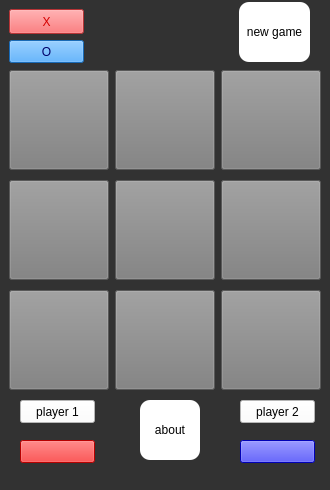
<?xml version="1.0" encoding="UTF-8"?>
<ui version="4.0">
 <class>w_1</class>
 <widget class="QMainWindow" name="w_1">
  <property name="geometry">
   <rect>
    <x>0</x>
    <y>0</y>
    <width>330</width>
    <height>490</height>
   </rect>
  </property>
  <property name="sizePolicy">
   <sizepolicy hsizetype="Preferred" vsizetype="MinimumExpanding">
    <horstretch>0</horstretch>
    <verstretch>0</verstretch>
   </sizepolicy>
  </property>
  <property name="minimumSize">
   <size>
    <width>330</width>
    <height>490</height>
   </size>
  </property>
  <property name="maximumSize">
   <size>
    <width>330</width>
    <height>510</height>
   </size>
  </property>
  <property name="windowTitle">
   <string>MainWindow</string>
  </property>
  <property name="styleSheet">
   <string notr="true">background-color: rgb(50, 50, 50);</string>
  </property>
  <widget class="QWidget" name="centralwidget">
   <widget class="QPushButton" name="btn_2">
    <property name="geometry">
     <rect>
      <x>115</x>
      <y>70</y>
      <width>100</width>
      <height>100</height>
     </rect>
    </property>
    <property name="sizePolicy">
     <sizepolicy hsizetype="Minimum" vsizetype="Expanding">
      <horstretch>0</horstretch>
      <verstretch>0</verstretch>
     </sizepolicy>
    </property>
    <property name="font">
     <font>
      <pointsize>30</pointsize>
     </font>
    </property>
    <property name="styleSheet">
     <string notr="true">background-color: rgb(125, 125, 125);</string>
    </property>
    <property name="text">
     <string/>
    </property>
   </widget>
   <widget class="QPushButton" name="btn_7">
    <property name="geometry">
     <rect>
      <x>221</x>
      <y>290</y>
      <width>100</width>
      <height>100</height>
     </rect>
    </property>
    <property name="sizePolicy">
     <sizepolicy hsizetype="Minimum" vsizetype="Expanding">
      <horstretch>0</horstretch>
      <verstretch>0</verstretch>
     </sizepolicy>
    </property>
    <property name="font">
     <font>
      <pointsize>30</pointsize>
     </font>
    </property>
    <property name="styleSheet">
     <string notr="true">background-color: rgb(125, 125, 125);</string>
    </property>
    <property name="text">
     <string/>
    </property>
   </widget>
   <widget class="QPushButton" name="btn_1">
    <property name="geometry">
     <rect>
      <x>221</x>
      <y>70</y>
      <width>100</width>
      <height>100</height>
     </rect>
    </property>
    <property name="sizePolicy">
     <sizepolicy hsizetype="Minimum" vsizetype="Expanding">
      <horstretch>0</horstretch>
      <verstretch>0</verstretch>
     </sizepolicy>
    </property>
    <property name="font">
     <font>
      <pointsize>30</pointsize>
     </font>
    </property>
    <property name="styleSheet">
     <string notr="true">background-color: rgb(125, 125, 125);</string>
    </property>
    <property name="text">
     <string/>
    </property>
   </widget>
   <widget class="QPushButton" name="btn_5">
    <property name="geometry">
     <rect>
      <x>115</x>
      <y>180</y>
      <width>100</width>
      <height>100</height>
     </rect>
    </property>
    <property name="sizePolicy">
     <sizepolicy hsizetype="Minimum" vsizetype="Expanding">
      <horstretch>0</horstretch>
      <verstretch>0</verstretch>
     </sizepolicy>
    </property>
    <property name="font">
     <font>
      <pointsize>30</pointsize>
     </font>
    </property>
    <property name="styleSheet">
     <string notr="true">background-color: rgb(125, 125, 125);</string>
    </property>
    <property name="text">
     <string/>
    </property>
   </widget>
   <widget class="QPushButton" name="btn_9">
    <property name="geometry">
     <rect>
      <x>9</x>
      <y>290</y>
      <width>100</width>
      <height>100</height>
     </rect>
    </property>
    <property name="sizePolicy">
     <sizepolicy hsizetype="Minimum" vsizetype="Expanding">
      <horstretch>0</horstretch>
      <verstretch>0</verstretch>
     </sizepolicy>
    </property>
    <property name="font">
     <font>
      <pointsize>30</pointsize>
     </font>
    </property>
    <property name="styleSheet">
     <string notr="true">background-color: rgb(125, 125, 125);</string>
    </property>
    <property name="text">
     <string/>
    </property>
   </widget>
   <widget class="QPushButton" name="btn_8">
    <property name="geometry">
     <rect>
      <x>115</x>
      <y>290</y>
      <width>100</width>
      <height>100</height>
     </rect>
    </property>
    <property name="sizePolicy">
     <sizepolicy hsizetype="Minimum" vsizetype="Expanding">
      <horstretch>0</horstretch>
      <verstretch>0</verstretch>
     </sizepolicy>
    </property>
    <property name="font">
     <font>
      <pointsize>30</pointsize>
     </font>
    </property>
    <property name="styleSheet">
     <string notr="true">background-color: rgb(125, 125, 125);</string>
    </property>
    <property name="text">
     <string/>
    </property>
   </widget>
   <widget class="QPushButton" name="btn_6">
    <property name="geometry">
     <rect>
      <x>9</x>
      <y>180</y>
      <width>100</width>
      <height>100</height>
     </rect>
    </property>
    <property name="sizePolicy">
     <sizepolicy hsizetype="Minimum" vsizetype="Expanding">
      <horstretch>0</horstretch>
      <verstretch>0</verstretch>
     </sizepolicy>
    </property>
    <property name="font">
     <font>
      <pointsize>30</pointsize>
     </font>
    </property>
    <property name="styleSheet">
     <string notr="true">background-color: rgb(125, 125, 125);</string>
    </property>
    <property name="text">
     <string/>
    </property>
   </widget>
   <widget class="QPushButton" name="btn_4">
    <property name="geometry">
     <rect>
      <x>221</x>
      <y>180</y>
      <width>100</width>
      <height>100</height>
     </rect>
    </property>
    <property name="sizePolicy">
     <sizepolicy hsizetype="Minimum" vsizetype="Expanding">
      <horstretch>0</horstretch>
      <verstretch>0</verstretch>
     </sizepolicy>
    </property>
    <property name="font">
     <font>
      <pointsize>30</pointsize>
     </font>
    </property>
    <property name="styleSheet">
     <string notr="true">background-color: rgb(125, 125, 125);</string>
    </property>
    <property name="text">
     <string/>
    </property>
   </widget>
   <widget class="QPushButton" name="btn_3">
    <property name="geometry">
     <rect>
      <x>9</x>
      <y>70</y>
      <width>100</width>
      <height>100</height>
     </rect>
    </property>
    <property name="sizePolicy">
     <sizepolicy hsizetype="Minimum" vsizetype="Expanding">
      <horstretch>0</horstretch>
      <verstretch>0</verstretch>
     </sizepolicy>
    </property>
    <property name="font">
     <font>
      <pointsize>30</pointsize>
     </font>
    </property>
    <property name="styleSheet">
     <string notr="true">background-color: rgb(125, 125, 125);</string>
    </property>
    <property name="text">
     <string/>
    </property>
   </widget>
   <widget class="QPushButton" name="x">
    <property name="geometry">
     <rect>
      <x>9</x>
      <y>9</y>
      <width>75</width>
      <height>25</height>
     </rect>
    </property>
    <property name="styleSheet">
     <string notr="true">background-color: rgb(255, 255, 255);
background-color: rgb(255, 73, 76);

font: 75 8pt &quot;MRT_Thameen DemiBold&quot;;
color: rgb(213, 0, 0);</string>
    </property>
    <property name="text">
     <string>X</string>
    </property>
   </widget>
   <widget class="QPushButton" name="o_2">
    <property name="geometry">
     <rect>
      <x>9</x>
      <y>40</y>
      <width>75</width>
      <height>23</height>
     </rect>
    </property>
    <property name="styleSheet">
     <string notr="true">background-color: rgb(255, 255, 255);
background-color: rgb(35, 149, 255);
color: rgb(0, 0, 104);</string>
    </property>
    <property name="text">
     <string>O</string>
    </property>
   </widget>
   <widget class="QPushButton" name="n_g">
    <property name="enabled">
     <bool>true</bool>
    </property>
    <property name="geometry">
     <rect>
      <x>239</x>
      <y>2</y>
      <width>71</width>
      <height>60</height>
     </rect>
    </property>
    <property name="styleSheet">
     <string notr="true">background-color: rgb(255, 255, 255);
color: rgb(0, 0, 0);
 border-width:5px;

 border-radius:10px;</string>
    </property>
    <property name="text">
     <string>new game</string>
    </property>
   </widget>
   <widget class="QPushButton" name="player">
    <property name="geometry">
     <rect>
      <x>20</x>
      <y>400</y>
      <width>75</width>
      <height>23</height>
     </rect>
    </property>
    <property name="styleSheet">
     <string notr="true">background-color: rgb(255, 255, 255);</string>
    </property>
    <property name="text">
     <string>player 1</string>
    </property>
   </widget>
   <widget class="QPushButton" name="player_1">
    <property name="geometry">
     <rect>
      <x>20</x>
      <y>440</y>
      <width>75</width>
      <height>23</height>
     </rect>
    </property>
    <property name="styleSheet">
     <string notr="true">font: 8pt &quot;MV Boli&quot;;
background-color: rgb(255, 0, 0);</string>
    </property>
    <property name="text">
     <string/>
    </property>
   </widget>
   <widget class="QPushButton" name="pushButton_4">
    <property name="geometry">
     <rect>
      <x>240</x>
      <y>400</y>
      <width>75</width>
      <height>23</height>
     </rect>
    </property>
    <property name="styleSheet">
     <string notr="true">background-color: rgb(255, 255, 255);</string>
    </property>
    <property name="text">
     <string>player 2</string>
    </property>
   </widget>
   <widget class="QPushButton" name="player_2">
    <property name="geometry">
     <rect>
      <x>240</x>
      <y>440</y>
      <width>75</width>
      <height>23</height>
     </rect>
    </property>
    <property name="styleSheet">
     <string notr="true">font: 8pt &quot;MV Boli&quot;;
background-color: rgb(0, 0, 255);</string>
    </property>
    <property name="text">
     <string/>
    </property>
   </widget>
   <widget class="QPushButton" name="about">
    <property name="geometry">
     <rect>
      <x>140</x>
      <y>400</y>
      <width>60</width>
      <height>60</height>
     </rect>
    </property>
    <property name="styleSheet">
     <string notr="true">background-color: rgb(255, 255, 255);
color: rgb(0, 0, 0);
 border-width:5px;
 border-radius:10px;</string>
    </property>
    <property name="text">
     <string>about</string>
    </property>
   </widget>
  </widget>
  <widget class="QMenuBar" name="menubar">
   <property name="geometry">
    <rect>
     <x>0</x>
     <y>0</y>
     <width>330</width>
     <height>21</height>
    </rect>
   </property>
  </widget>
  <widget class="QStatusBar" name="statusbar"/>
 </widget>
 <resources/>
 <connections/>
</ui>
